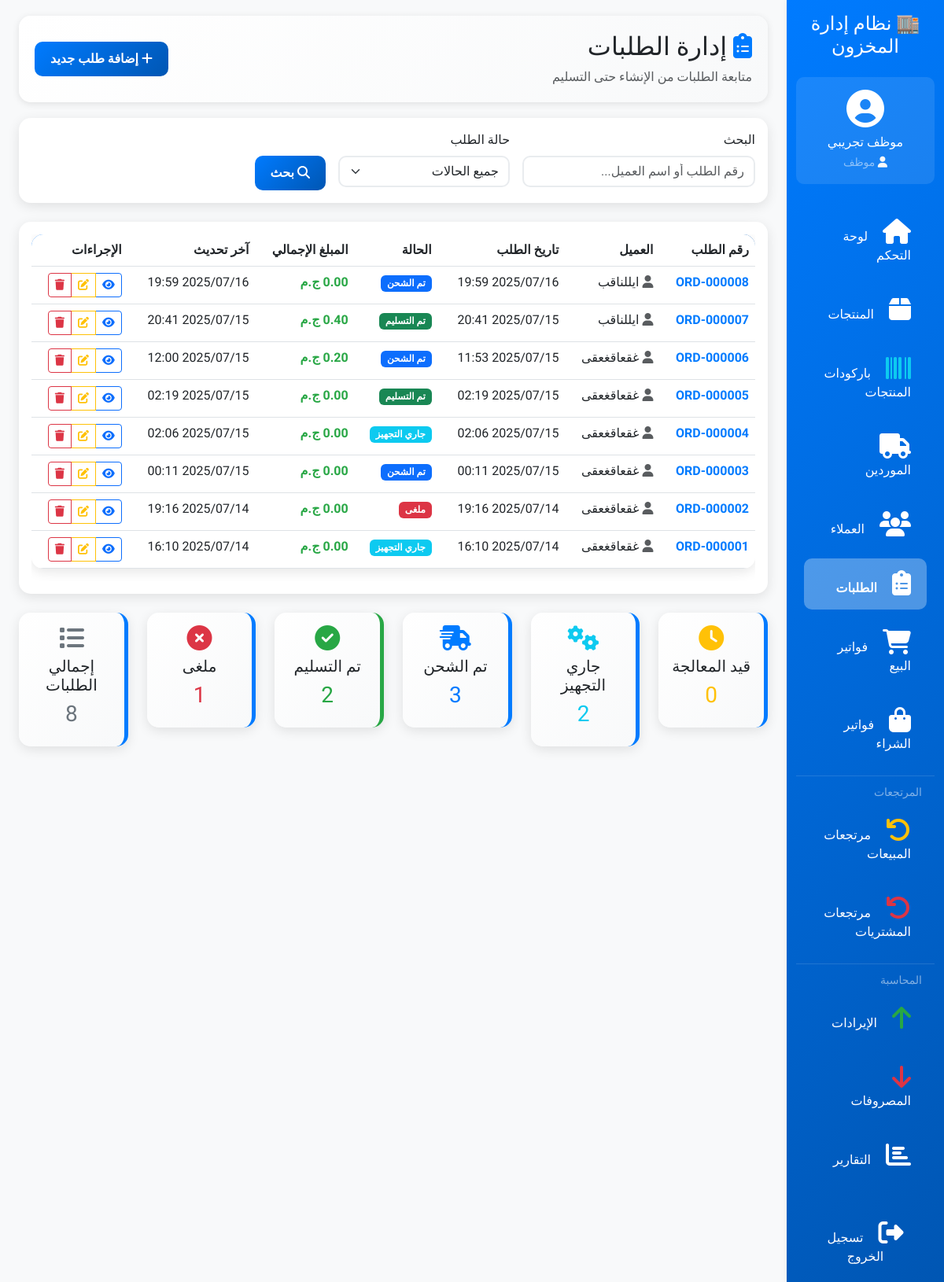
/orders/ (signed in), run on an earlier commit of the app's database.
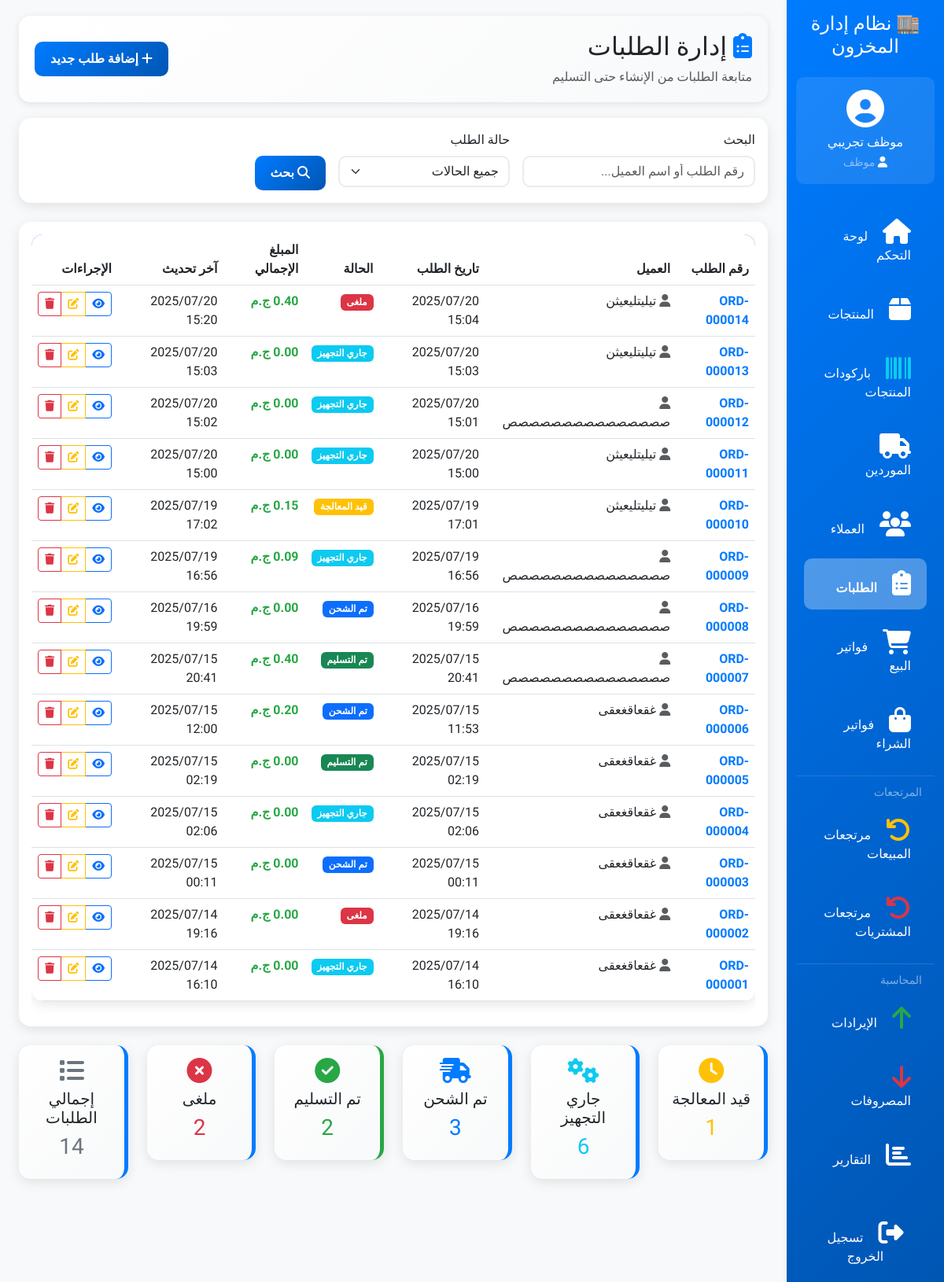
And on a later commit of the database.
### inventory/models.py (models this page shows, shortened)
class Order(models.Model):
    STATUS_CHOICES = [
        ("pending", "قيد المعالجة"),
        ("processing", "جاري التجهيز"),
        ("shipped", "تم الشحن"),
        ("delivered", "تم التسليم"),
        ("cancelled", "ملغى"),
    ]
    customer = models.ForeignKey(
        Customer,
        on_delete=models.CASCADE,
        verbose_name="العميل",
    )
    order_number = models.CharField(max_length=50, unique=True, verbose_name="رقم الطلب")
    order_date = models.DateTimeField(auto_now_add=True, verbose_name="تاريخ الطلب")
    status = models.CharField(
        max_length=20,
        choices=STATUS_CHOICES,
        default="pending",
        verbose_name="الحالة",
    )
    total_amount = models.DecimalField(
        max_digits=12,
        decimal_places=2,
        default=0,
        verbose_name="المبلغ الإجمالي",
    )
    notes = models.TextField(blank=True, null=True, verbose_name="ملاحظات")
    created_by = models.ForeignKey(
        User,
        on_delete=models.SET_NULL,
        null=True,
        blank=True,
        verbose_name="أنشئ بواسطة",
    )
    updated_at = models.DateTimeField(auto_now=True, verbose_name="تاريخ التحديث")
    class Meta:
        verbose_name = "طلب"
        verbose_name_plural = "الطلبات"
        ordering = ["-order_date"]

class Customer(models.Model):
    name = models.CharField(max_length=200, verbose_name="اسم العميل")
    phone = models.CharField(max_length=20, verbose_name="رقم الهاتف")
    email = models.EmailField(blank=True, null=True, verbose_name="البريد الإلكتروني")
    address = models.TextField(blank=True, null=True, verbose_name="العنوان")
    created_at = models.DateTimeField(auto_now_add=True, verbose_name="تاريخ الإنشاء")
    updated_at = models.DateTimeField(auto_now=True, verbose_name="تاريخ التحديث")
    class Meta:
        verbose_name = "عميل"
        verbose_name_plural = "العملاء"
        ordering = ["name"]

### inventory/views.py (the view)
# urls.py: path("orders/", views.order_list, name="order_list"),
@login_required
def order_list(request):
    try:
        from .models import Order
        orders = Order.objects.all().order_by('-order_date')
        pending_count = orders.filter(status='pending').count()
        processing_count = orders.filter(status='processing').count()
        shipped_count = orders.filter(status='shipped').count()
        delivered_count = orders.filter(status='delivered').count()
        cancelled_count = orders.filter(status='cancelled').count()
        status_choices = Order.STATUS_CHOICES
        context = {
            'orders': orders,
            'pending_count': pending_count,
            'processing_count': processing_count,
            'shipped_count': shipped_count,
            'delivered_count': delivered_count,
            'cancelled_count': cancelled_count,
            'status_choices': status_choices,
        }
    except Exception as e:
        print(f"Error in order_list: {e}")
        context = {
            'orders': [],
            'pending_count': 0,
            'processing_count': 0,
            'shipped_count': 0,
            'delivered_count': 0,
            'cancelled_count': 0,
            'status_choices': [],
        }
    return render(request, 'inventory/order_list.html', context)

### inventory/models.py (called while the page is built)
    def has_permission(self, permission_codename):
        return self.permissions.filter(codename=permission_codename).exists()

    @property
    def is_manager(self):
        if not self.role:
            return False
        manager_roles = [
            "مدير عام", "مدير نظام", "مدير", "مدير مبيعات",
            "مدير مخزون", "مدير مالي", "مدير تقني"
        ]
        return (
            self.role.name in manager_roles or
            self.role.has_permission('manage_employees') or
            self.role.has_permission('manage_roles')
        )

    @property
    def can_manage_employees(self):
        return (
            self.is_manager or
            (self.role and self.role.has_permission('manage_employees'))
        )

    @property
    def can_manage_roles(self):
        return (
            self.is_manager or
            (self.role and self.role.has_permission('manage_roles'))
        )

### inventory/templatetags/currency_tags.py (called while the page is built)
@register.filter
def currency(value, show_symbol=True):
    return format_currency(value, show_symbol)

### inventory/templates/inventory/order_list.html (shortened to what the changed rows need)
{% extends 'base.html' %}
{% load currency_tags %}
{% block content %}
<div class="page-header">
    <div class="d-flex justify-content-between align-items-center">
        <div>
            <h2><i class="fas fa-clipboard-list text-primary"></i> إدارة الطلبات</h2>
        </div>
    </div>
</div>
<div class="card">
    <div class="card-body">
        {% if orders %}
            <div class="table-responsive">
                <table class="table table-hover">
                    <thead>
                        <tr>
                            <th>رقم الطلب</th>
                            <th>العميل</th>
                            <th>تاريخ الطلب</th>
                            <th>الحالة</th>
                            <th>المبلغ الإجمالي</th>
                            <th>آخر تحديث</th>
                            <th>الإجراءات</th>
                        </tr>
                    </thead>
                    <tbody>
                        {% for order in orders %}
                            <tr>
                                <td>
                                    <strong class="text-primary">{{ order.order_number }}</strong>
                                </td>
                                <td>
                                    <i class="fas fa-user text-muted"></i>
                                    {{ order.customer.name }}
                                </td>
                                <td>{{ order.order_date|date:"Y/m/d H:i" }}</td>
                                <td>
                                    {% if order.status == 'pending' %}
                                        <span class="badge bg-warning">{{ order.get_status_display }}</span>
                                    {% elif order.status == 'processing' %}
                                        <span class="badge bg-info">{{ order.get_status_display }}</span>
                                    {% elif order.status == 'shipped' %}
                                        <span class="badge bg-primary">{{ order.get_status_display }}</span>
                                    {% elif order.status == 'delivered' %}
                                        <span class="badge bg-success">{{ order.get_status_display }}</span>
                                    {% elif order.status == 'cancelled' %}
                                        <span class="badge bg-danger">{{ order.get_status_display }}</span>
                                    {% endif %}
                                </td>
                                <td>
                                    <strong class="text-success">{{ order.total_amount|currency }}</strong>
                                </td>
                                <td>{{ order.updated_at|date:"Y/m/d H:i" }}</td>
                                <td>
                                    <div class="btn-group" role="group">
                                        <a href="{% url 'order_detail' order.pk %}" class="btn btn-sm btn-outline-primary" title="عرض التفاصيل">
                                            <i class="fas fa-eye"></i>
                                        </a>
                                        <a href="{% url 'order_edit' order.pk %}" class="btn btn-sm btn-outline-warning" title="تعديل">
                                            <i class="fas fa-edit"></i>
                                        </a>
                                        <a href="{% url 'order_delete' order.pk %}" class="btn btn-sm btn-outline-danger" title="حذف">
                                            <i class="fas fa-trash"></i>
                                        </a>
                                    </div>
                                </td>
                            </tr>
                        {% endfor %}
                    </tbody>
                </table>
            </div>
        {% endif %}
    </div>
</div>
<div class="row mt-4">
    <div class="col-md-2">
        <div class="card stat-card">
            <div class="card-body text-center">
                <i class="fas fa-clock fa-2x text-warning mb-2"></i>
                <h5>قيد المعالجة</h5>
                <h3 class="text-warning">{{ pending_count }}</h3>
            </div>
        </div>
    </div>
    <div class="col-md-2">
        <div class="card stat-card">
            <div class="card-body text-center">
                <i class="fas fa-cogs fa-2x text-info mb-2"></i>
                <h5>جاري التجهيز</h5>
                <h3 class="text-info">{{ processing_count }}</h3>
            </div>
        </div>
    </div>
    <div class="col-md-2">
        <div class="card stat-card">
            <div class="card-body text-center">
                <i class="fas fa-times-circle fa-2x text-danger mb-2"></i>
                <h5>ملغى</h5>
                <h3 class="text-danger">{{ cancelled_count }}</h3>
            </div>
        </div>
    </div>
    <div class="col-md-2">
        <div class="card stat-card">
            <div class="card-body text-center">
                <i class="fas fa-list fa-2x text-secondary mb-2"></i>
                <h5>إجمالي الطلبات</h5>
                <h3 class="text-secondary">{{ pending_count|add:processing_count|add:shipped_count|add:delivered_count|add:cancelled_count }}</h3>
            </div>
        </div>
    </div>
</div>
{% endblock %}

What changed in the data, as far as the page shows it:
added Order: order_number "ORD-000014", customer.name "تيليتليعيثن", order_date "2025/07/20 15:04", status "ملغى", total_amount "0.40 ج.م", updated_at "2025/07/20 15:20"
added Order: order_number "ORD-000013", customer.name "تيليتليعيثن", order_date "2025/07/20 15:03", status "جاري التجهيز", total_amount "0.00 ج.م", updated_at "2025/07/20 15:03"
added Order: order_number "ORD-000012", customer.name "صصصصصصصصصصصصصصص", order_date "2025/07/20 15:01", status "جاري التجهيز", total_amount "0.00 ج.م", updated_at "2025/07/20 15:02"
added Order: order_number "ORD-000011", customer.name "تيليتليعيثن", order_date "2025/07/20 15:00", status "جاري التجهيز", total_amount "0.00 ج.م", updated_at "2025/07/20 15:00"
added Order: order_number "ORD-000010", customer.name "تيليتليعيثن", order_date "2025/07/19 17:01", status "قيد المعالجة", total_amount "0.15 ج.م", updated_at "2025/07/19 17:02"
added Order: order_number "ORD-000009", customer.name "صصصصصصصصصصصصصصص", order_date "2025/07/19 16:56", status "جاري التجهيز", total_amount "0.09 ج.م", updated_at "2025/07/19 16:56"
changed through a linked row, Order "ORD-000008": customer.name "ايللناقب" → "صصصصصصصصصصصصصصص"
changed through a linked row, Order "ORD-000007": customer.name "ايللناقب" → "صصصصصصصصصصصصصصص"
Also different on the page:
{{ pending_count }}: "0" → "1"
{{ processing_count }}: "2" → "6"
{{ cancelled_count }}: "1" → "2"
text no longer shown: "8"
text now shown: "14"
